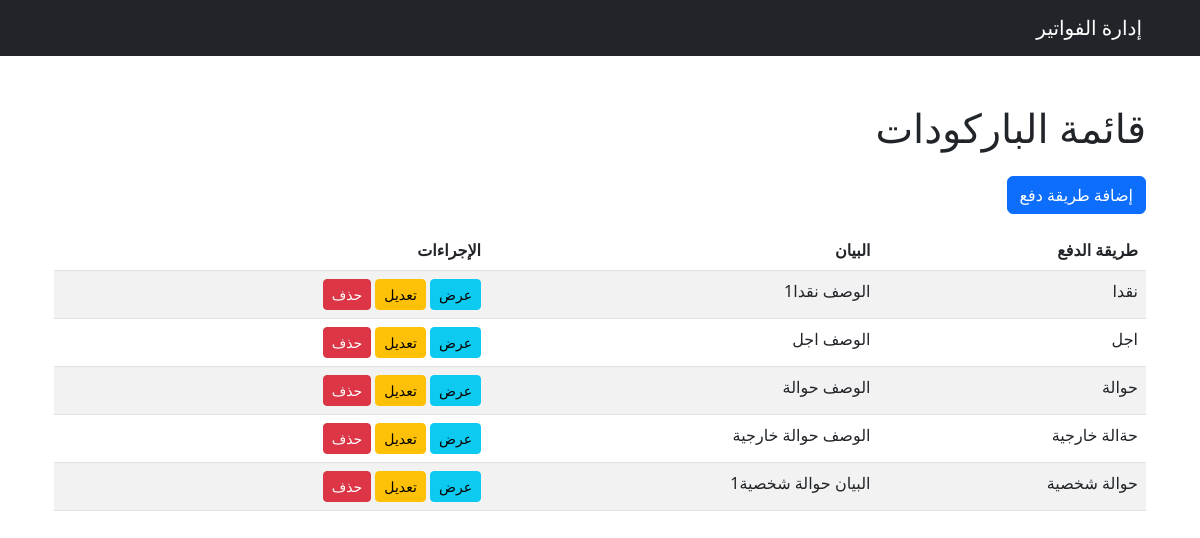
Screenshot of /invoice/payment_method/ with the database file from the repository.
### invoice/models.py (models this page shows, shortened)
class Payment_method(models.Model):
    payment_method_name = models.CharField(max_length=255, blank=True , verbose_name=_(" طريقة الدفع "))
    payment_method_notes = models.TextField(blank=True , verbose_name=_(" البيان "))
    uniqueId = models.UUIDField(default=uuid4, editable=False, unique=True, verbose_name=_("الرقم المسلسل"))
    slug = models.SlugField(max_length=225, unique=True, blank=True, null=True)
    date_created = models.DateTimeField(auto_now_add=True)
    last_updated = models.DateTimeField(auto_now=True)
    class Meta:
        verbose_name = _(' طريقة الدفع')
        verbose_name_plural = _(' طرق الدفع')

### invoice/views.py (the view)
# urls.py: path('payment_method/', payment_methodListView.as_view(), name='payment_method_list'),
class payment_methodListView(ListView):
    model = Payment_method
    template_name = 'payment_method/payment_method_list.html'
    context_object_name = 'payment_method'

### templates/payment_method/payment_method_list.html
{% extends 'base.html' %}
{% block content %}
<div class="container mt-5">
    <h1 class="mb-4">قائمة الباركودات </h1>
    <a href="{% url 'payment_method_create' %}" class="btn btn-primary mb-3">إضافة طريقة دفع </a>
    <table class="table table-striped">
        <thead>
            <tr>
                <th> طريقة الدفع </th>
                <th>البيان</th>
                <th>الإجراءات</th>
            </tr>
        </thead>
        <tbody>
            {% for payment_method in payment_method %}
                <tr>
                    <td>{{ payment_method.payment_method_name }}</td>
                    <td>{{ payment_method.payment_method_notes }}</td>
                    <td>
                        <a href="{% url 'payment_method_detail' payment_method.pk %}" class="btn btn-info btn-sm">عرض</a>
                        <a href="{% url 'payment_method_update' payment_method.pk %}" class="btn btn-warning btn-sm">تعديل</a>
                        <a href="{% url 'payment_method_delete' payment_method.pk %}" class="btn btn-danger btn-sm">حذف</a>
                    </td>
                </tr>
            {% endfor %}
        </tbody>
    </table>
</div>
{% endblock %}

### rows the page displays
Payment_method: payment_method_name "نقدا", payment_method_notes "الوصف نقدا1"
Payment_method: payment_method_name "اجل", payment_method_notes "الوصف اجل"
Payment_method: payment_method_name "حوالة", payment_method_notes "الوصف حوالة"
Payment_method: payment_method_name "حةالة خارجية", payment_method_notes "الوصف حوالة خارجية"
Payment_method: payment_method_name "حوالة شخصية", payment_method_notes "البيان حوالة شخصية1"
